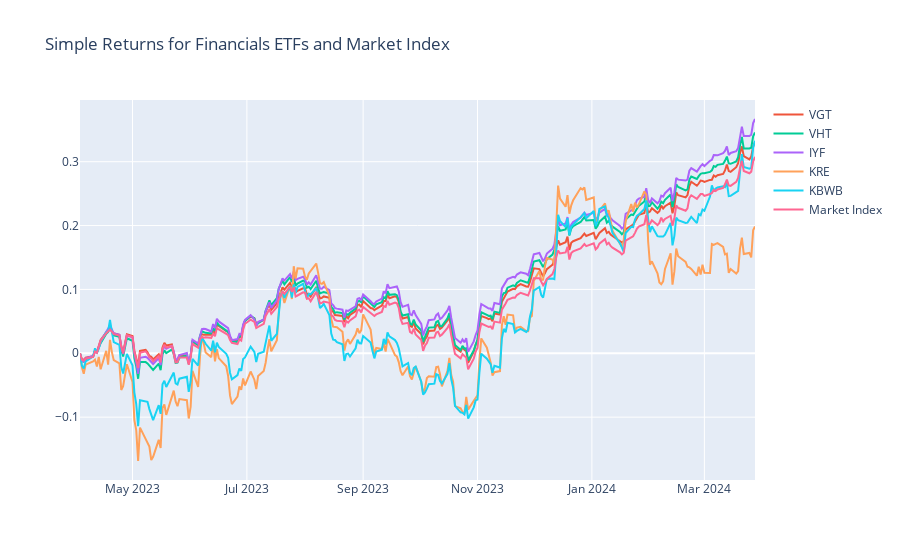

Here is the notebook cell this chart was saved with:
### Code cell
# plot the simple retruns using plotly for all stocks along with market index
fig = px.line(title="Simple Returns for Financials ETFs and Market Index")
fig.add_scatter(x=xlf_data.index, y=xlf_data['simple_return'], mode='lines', name='VGT')
fig.add_scatter(x=vfh_data.index, y=vfh_data['simple_return'], mode='lines', name='VHT')
fig.add_scatter(x=iyf_data.index, y=iyf_data['simple_return'], mode='lines', name='IYF')
fig.add_scatter(x=kre_data.index, y=kre_data['simple_return'], mode='lines', name='KRE')
fig.add_scatter(x=kbwb_data.index, y=kbwb_data['simple_return'], mode='lines', name='KBWB')

fig.add_scatter(x=market_index_data.index, y=market_index_data['simple_return'], mode='lines', name='Market Index')
fig.show()

### Figure 1 — Plotly figure (JSON) as saved in the notebook; plotly's stock layout.template omitted (floating-point values rounded to 4 significant figures; data arrays with more than 128 entries replaced by an {"elided": "..."} marker saying what was removed)
{"data": [{"hovertemplate": "<extra></extra>", "legendgroup": "", "line": {"color": "#636efa", "dash": "solid"}, "marker": {"symbol": "circle"}, "mode": "lines", "name": "", "orientation": "v", "showlegend": false, "type": "scatter", "xaxis": "x", "yaxis": "y"}, {"mode": "lines", "name": "VGT", "type": "scatter", "x": {"elided": "249 str values"}, "y": {"elided": "249 float values"}}, {"mode": "lines", "name": "VHT", "type": "scatter", "x": {"elided": "249 str values"}, "y": {"elided": "249 float values"}}, {"mode": "lines", "name": "IYF", "type": "scatter", "x": {"elided": "249 str values"}, "y": {"elided": "249 float values"}}, {"mode": "lines", "name": "KRE", "type": "scatter", "x": {"elided": "249 str values"}, "y": {"elided": "249 float values"}}, {"mode": "lines", "name": "KBWB", "type": "scatter", "x": {"elided": "249 str values"}, "y": {"elided": "249 float values"}}, {"mode": "lines", "name": "Market Index", "type": "scatter", "x": {"elided": "249 str values"}, "y": {"elided": "249 float values"}}], "layout": {"legend": {"tracegroupgap": 0}, "title": {"text": "Simple Returns for Financials ETFs and Market Index"}, "xaxis": {"anchor": "y", "domain": [0, 1]}, "yaxis": {"anchor": "x", "domain": [0, 1]}}}
